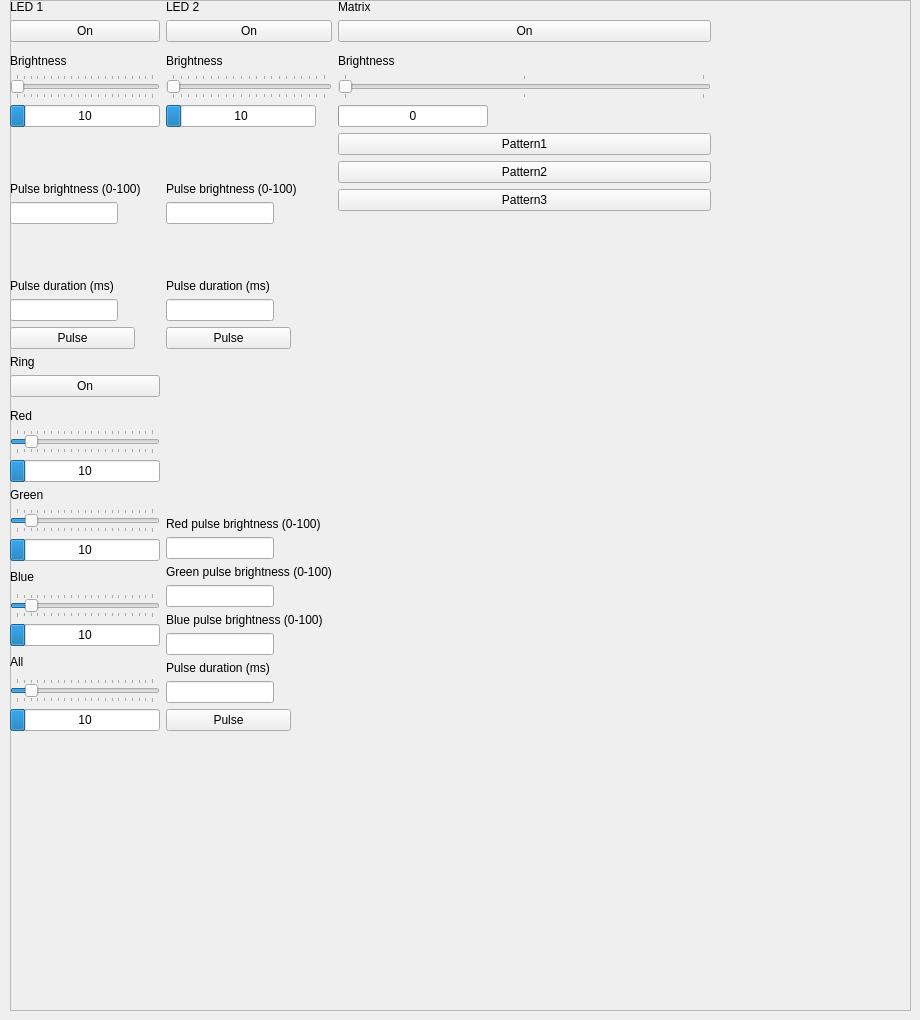
    <widget class="QWidget" name="lightdevices">
     <attribute name="title">
      <string>Light devices</string>
     </attribute>
     <widget class="QFrame" name="ringframe">
      <property name="geometry">
       <rect>
        <x>10</x>
        <y>0</y>
        <width>901</width>
        <height>1011</height>
       </rect>
      </property>
      <property name="frameShape">
       <enum>QFrame::StyledPanel</enum>
      </property>
      <property name="frameShadow">
       <enum>QFrame::Sunken</enum>
      </property>
      <widget class="QWidget" name="gridLayoutWidget_2">
       <property name="geometry">
        <rect>
         <x>0</x>
         <y>0</y>
         <width>701</width>
         <height>731</height>
        </rect>
       </property>
       <layout class="QGridLayout" name="ringgrid_2">
        <item row="1" column="1">
         <layout class="QVBoxLayout" name="verticalLayout_9">
          <item>
           <widget class="QLabel" name="led1label">
            <property name="sizePolicy">
             <sizepolicy hsizetype="Preferred" vsizetype="Maximum">
              <horstretch>0</horstretch>
              <verstretch>0</verstretch>
             </sizepolicy>
            </property>
            <property name="text">
             <string>LED 1</string>
            </property>
           </widget>
          </item>
          <item>
           <widget class="QPushButton" name="led1onbutton">
            <property name="text">
             <string>On</string>
            </property>
            <property name="checkable">
             <bool>true</bool>
            </property>
           </widget>
          </item>
          <item>
           <widget class="QLabel" name="led1brightlabel">
            <property name="sizePolicy">
             <sizepolicy hsizetype="Preferred" vsizetype="Fixed">
              <horstretch>0</horstretch>
              <verstretch>0</verstretch>
             </sizepolicy>
            </property>
            <property name="minimumSize">
             <size>
              <width>0</width>
              <height>20</height>
             </size>
            </property>
            <property name="frameShape">
             <enum>QFrame::NoFrame</enum>
            </property>
            <property name="text">
             <string>Brightness</string>
            </property>
            <property name="alignment">
             <set>Qt::AlignBottom|Qt::AlignLeading|Qt::AlignLeft</set>
            </property>
           </widget>
          </item>
          <item>
           <widget class="QSlider" name="led1slider">
            <property name="sizePolicy">
             <sizepolicy hsizetype="Minimum" vsizetype="Maximum">
              <horstretch>0</horstretch>
              <verstretch>0</verstretch>
             </sizepolicy>
            </property>
            <property name="layoutDirection">
             <enum>Qt::LeftToRight</enum>
            </property>
            <property name="maximum">
             <number>100</number>
            </property>
            <property name="orientation">
             <enum>Qt::Horizontal</enum>
            </property>
            <property name="tickPosition">
             <enum>QSlider::TicksBothSides</enum>
            </property>
            <property name="tickInterval">
             <number>5</number>
            </property>
           </widget>
          </item>
          <item>
           <widget class="QProgressBar" name="led1brightindicator">
            <property name="sizePolicy">
             <sizepolicy hsizetype="Maximum" vsizetype="Fixed">
              <horstretch>0</horstretch>
              <verstretch>0</verstretch>
             </sizepolicy>
            </property>
            <property name="minimumSize">
             <size>
              <width>150</width>
              <height>0</height>
             </size>
            </property>
            <property name="value">
             <number>10</number>
            </property>
            <property name="invertedAppearance">
             <bool>false</bool>
            </property>
            <property name="format">
             <string>%v</string>
            </property>
           </widget>
          </item>
          <item>
           <widget class="QLabel" name="pulsedurationlabel_2">
            <property name="sizePolicy">
             <sizepolicy hsizetype="Maximum" vsizetype="Preferred">
              <horstretch>0</horstretch>
              <verstretch>0</verstretch>
             </sizepolicy>
            </property>
            <property name="minimumSize">
             <size>
              <width>100</width>
              <height>0</height>
             </size>
            </property>
            <property name="text">
             <string>Pulse brightness (0-100)</string>
            </property>
            <property name="alignment">
             <set>Qt::AlignBottom|Qt::AlignLeading|Qt::AlignLeft</set>
            </property>
           </widget>
          </item>
          <item>
           <widget class="QLineEdit" name="led1pulsebrightness">
            <property name="sizePolicy">
             <sizepolicy hsizetype="Maximum" vsizetype="Fixed">
              <horstretch>0</horstretch>
              <verstretch>0</verstretch>
             </sizepolicy>
            </property>
            <property name="minimumSize">
             <size>
              <width>100</width>
              <height>0</height>
             </size>
            </property>
           </widget>
          </item>
          <item>
           <widget class="QLabel" name="pulsedurationlabel">
            <property name="sizePolicy">
             <sizepolicy hsizetype="Maximum" vsizetype="Preferred">
              <horstretch>0</horstretch>
              <verstretch>0</verstretch>
             </sizepolicy>
            </property>
            <property name="minimumSize">
             <size>
              <width>100</width>
              <height>0</height>
             </size>
            </property>
            <property name="text">
             <string>Pulse duration (ms)</string>
            </property>
            <property name="alignment">
             <set>Qt::AlignBottom|Qt::AlignLeading|Qt::AlignLeft</set>
            </property>
           </widget>
          </item>
          <item>
           <widget class="QLineEdit" name="led1pulseduration">
            <property name="sizePolicy">
             <sizepolicy hsizetype="Maximum" vsizetype="Fixed">
              <horstretch>0</horstretch>
              <verstretch>0</verstretch>
             </sizepolicy>
            </property>
            <property name="minimumSize">
             <size>
              <width>100</width>
              <height>0</height>
             </size>
            </property>
           </widget>
          </item>
          <item>
           <widget class="QPushButton" name="led1pulsebutton">
            <property name="sizePolicy">
             <sizepolicy hsizetype="Fixed" vsizetype="Fixed">
              <horstretch>0</horstretch>
              <verstretch>0</verstretch>
             </sizepolicy>
            </property>
            <property name="minimumSize">
             <size>
              <width>125</width>
              <height>0</height>
             </size>
            </property>
            <property name="text">
             <string>Pulse</string>
            </property>
           </widget>
          </item>
         </layout>
        </item>
        <item row="1" column="3">
         <layout class="QVBoxLayout" name="verticalLayout_8">
          <item>
           <widget class="QLabel" name="matrixlabel">
            <property name="sizePolicy">
             <sizepolicy hsizetype="Preferred" vsizetype="Maximum">
              <horstretch>0</horstretch>
              <verstretch>0</verstretch>
             </sizepolicy>
            </property>
            <property name="text">
             <string>Matrix</string>
            </property>
            <property name="alignment">
             <set>Qt::AlignLeading|Qt::AlignLeft|Qt::AlignTop</set>
            </property>
           </widget>
          </item>
          <item>
           <widget class="QPushButton" name="matrixonbutton">
            <property name="text">
             <string>On</string>
            </property>
            <property name="checkable">
             <bool>true</bool>
            </property>
           </widget>
          </item>
          <item>
           <widget class="QLabel" name="matbrightlabel">
            <property name="sizePolicy">
             <sizepolicy hsizetype="Preferred" vsizetype="Fixed">
              <horstretch>0</horstretch>
              <verstretch>0</verstretch>
             </sizepolicy>
            </property>
            <property name="minimumSize">
             <size>
              <width>0</width>
              <height>20</height>
             </size>
            </property>
            <property name="frameShape">
             <enum>QFrame::NoFrame</enum>
            </property>
            <property name="text">
             <string>Brightness</string>
            </property>
            <property name="alignment">
             <set>Qt::AlignBottom|Qt::AlignLeading|Qt::AlignLeft</set>
            </property>
           </widget>
          </item>
          <item>
           <widget class="QSlider" name="matrixslider">
            <property name="sizePolicy">
             <sizepolicy hsizetype="Minimum" vsizetype="Maximum">
              <horstretch>0</horstretch>
              <verstretch>0</verstretch>
             </sizepolicy>
            </property>
            <property name="layoutDirection">
             <enum>Qt::LeftToRight</enum>
            </property>
            <property name="maximum">
             <number>10</number>
            </property>
            <property name="orientation">
             <enum>Qt::Horizontal</enum>
            </property>
            <property name="tickPosition">
             <enum>QSlider::TicksBothSides</enum>
            </property>
            <property name="tickInterval">
             <number>5</number>
            </property>
           </widget>
          </item>
          <item>
           <widget class="QProgressBar" name="matbrightindicator">
            <property name="sizePolicy">
             <sizepolicy hsizetype="Maximum" vsizetype="Fixed">
              <horstretch>0</horstretch>
              <verstretch>0</verstretch>
             </sizepolicy>
            </property>
            <property name="minimumSize">
             <size>
              <width>150</width>
              <height>0</height>
             </size>
            </property>
            <property name="maximum">
             <number>10</number>
            </property>
            <property name="value">
             <number>0</number>
            </property>
            <property name="invertedAppearance">
             <bool>false</bool>
            </property>
            <property name="format">
             <string>%p</string>
            </property>
           </widget>
          </item>
          <item>
           <widget class="QPushButton" name="matrixpat1">
            <property name="text">
             <string>Pattern1</string>
            </property>
           </widget>
          </item>
          <item>
           <widget class="QPushButton" name="matrixpat2">
            <property name="text">
             <string>Pattern2</string>
            </property>
           </widget>
          </item>
          <item>
           <widget class="QPushButton" name="matrixpat3">
            <property name="text">
             <string>Pattern3</string>
            </property>
           </widget>
          </item>
          <item>
           <spacer name="verticalSpacer_2">
            <property name="orientation">
             <enum>Qt::Vertical</enum>
            </property>
            <property name="sizeHint" stdset="0">
             <size>
              <width>20</width>
              <height>20</height>
             </size>
            </property>
           </spacer>
          </item>
         </layout>
        </item>
        <item row="1" column="2">
         <layout class="QVBoxLayout" name="verticalLayout_10">
          <item>
           <widget class="QLabel" name="led2label">
            <property name="sizePolicy">
             <sizepolicy hsizetype="Preferred" vsizetype="Maximum">
              <horstretch>0</horstretch>
              <verstretch>0</verstretch>
             </sizepolicy>
            </property>
            <property name="text">
             <string>LED 2</string>
            </property>
           </widget>
          </item>
          <item>
           <widget class="QPushButton" name="led2onbutton">
            <property name="text">
             <string>On</string>
            </property>
            <property name="checkable">
             <bool>true</bool>
            </property>
           </widget>
          </item>
          <item>
           <widget class="QLabel" name="led2brightlabel_2">
            <property name="sizePolicy">
             <sizepolicy hsizetype="Preferred" vsizetype="Fixed">
              <horstretch>0</horstretch>
              <verstretch>0</verstretch>
             </sizepolicy>
            </property>
            <property name="minimumSize">
             <size>
              <width>0</width>
              <height>20</height>
             </size>
            </property>
            <property name="frameShape">
             <enum>QFrame::NoFrame</enum>
            </property>
            <property name="text">
             <string>Brightness</string>
            </property>
            <property name="alignment">
             <set>Qt::AlignBottom|Qt::AlignLeading|Qt::AlignLeft</set>
            </property>
           </widget>
          </item>
          <item>
           <widget class="QSlider" name="led2slider">
            <property name="sizePolicy">
             <sizepolicy hsizetype="Minimum" vsizetype="Maximum">
              <horstretch>0</horstretch>
              <verstretch>0</verstretch>
             </sizepolicy>
            </property>
            <property name="layoutDirection">
             <enum>Qt::LeftToRight</enum>
            </property>
            <property name="maximum">
             <number>100</number>
            </property>
            <property name="orientation">
             <enum>Qt::Horizontal</enum>
            </property>
            <property name="tickPosition">
             <enum>QSlider::TicksBothSides</enum>
            </property>
            <property name="tickInterval">
             <number>5</number>
            </property>
           </widget>
          </item>
          <item>
           <widget class="QProgressBar" name="led2brightindicator">
            <property name="sizePolicy">
             <sizepolicy hsizetype="Maximum" vsizetype="Fixed">
              <horstretch>0</horstretch>
              <verstretch>0</verstretch>
             </sizepolicy>
            </property>
            <property name="minimumSize">
             <size>
              <width>150</width>
              <height>0</height>
             </size>
            </property>
            <property name="value">
             <number>10</number>
            </property>
            <property name="invertedAppearance">
             <bool>false</bool>
            </property>
            <property name="format">
             <string>%v</string>
            </property>
           </widget>
          </item>
          <item>
           <widget class="QLabel" name="led2pulsebrightlabel">
            <property name="sizePolicy">
             <sizepolicy hsizetype="Maximum" vsizetype="Preferred">
              <horstretch>0</horstretch>
              <verstretch>0</verstretch>
             </sizepolicy>
            </property>
            <property name="minimumSize">
             <size>
              <width>100</width>
              <height>0</height>
             </size>
            </property>
            <property name="text">
             <string>Pulse brightness (0-100)</string>
            </property>
            <property name="alignment">
             <set>Qt::AlignBottom|Qt::AlignLeading|Qt::AlignLeft</set>
            </property>
           </widget>
          </item>
          <item>
           <widget class="QLineEdit" name="led2pulsebrightness">
            <property name="sizePolicy">
             <sizepolicy hsizetype="Maximum" vsizetype="Fixed">
              <horstretch>0</horstretch>
              <verstretch>0</verstretch>
             </sizepolicy>
            </property>
            <property name="minimumSize">
             <size>
              <width>100</width>
              <height>0</height>
             </size>
            </property>
           </widget>
          </item>
          <item>
           <widget class="QLabel" name="led2pulsedurlabel">
            <property name="sizePolicy">
             <sizepolicy hsizetype="Maximum" vsizetype="Preferred">
              <horstretch>0</horstretch>
              <verstretch>0</verstretch>
             </sizepolicy>
            </property>
            <property name="minimumSize">
             <size>
              <width>100</width>
              <height>0</height>
             </size>
            </property>
            <property name="text">
             <string>Pulse duration (ms)</string>
            </property>
            <property name="alignment">
             <set>Qt::AlignBottom|Qt::AlignLeading|Qt::AlignLeft</set>
            </property>
           </widget>
          </item>
          <item>
           <widget class="QLineEdit" name="led2pulseduration">
            <property name="sizePolicy">
             <sizepolicy hsizetype="Maximum" vsizetype="Fixed">
              <horstretch>0</horstretch>
              <verstretch>0</verstretch>
             </sizepolicy>
            </property>
            <property name="minimumSize">
             <size>
              <width>100</width>
              <height>0</height>
             </size>
            </property>
           </widget>
          </item>
          <item>
           <widget class="QPushButton" name="led2pulsebutton">
            <property name="sizePolicy">
             <sizepolicy hsizetype="Fixed" vsizetype="Fixed">
              <horstretch>0</horstretch>
              <verstretch>0</verstretch>
             </sizepolicy>
            </property>
            <property name="minimumSize">
             <size>
              <width>125</width>
              <height>0</height>
             </size>
            </property>
            <property name="text">
             <string>Pulse</string>
            </property>
           </widget>
          </item>
         </layout>
        </item>
        <item row="2" column="1">
         <layout class="QVBoxLayout" name="verticalLayout_2">
          <item>
           <widget class="QLabel" name="label">
            <property name="text">
             <string>Ring</string>
            </property>
           </widget>
          </item>
          <item>
           <widget class="QPushButton" name="ringonbutton">
            <property name="sizePolicy">
             <sizepolicy hsizetype="Preferred" vsizetype="Fixed">
              <horstretch>0</horstretch>
              <verstretch>0</verstretch>
             </sizepolicy>
            </property>
            <property name="minimumSize">
             <size>
              <width>100</width>
              <height>0</height>
             </size>
            </property>
            <property name="text">
             <string>On</string>
            </property>
            <property name="checkable">
             <bool>true</bool>
            </property>
           </widget>
          </item>
          <item>
           <widget class="QLabel" name="redlabel">
            <property name="sizePolicy">
             <sizepolicy hsizetype="Preferred" vsizetype="Fixed">
              <horstretch>0</horstretch>
              <verstretch>0</verstretch>
             </sizepolicy>
            </property>
            <property name="minimumSize">
             <size>
              <width>0</width>
              <height>20</height>
             </size>
            </property>
            <property name="frameShape">
             <enum>QFrame::NoFrame</enum>
            </property>
            <property name="text">
             <string>Red</string>
            </property>
            <property name="alignment">
             <set>Qt::AlignBottom|Qt::AlignLeading|Qt::AlignLeft</set>
            </property>
           </widget>
          </item>
          <item>
           <widget class="QSlider" name="redslider">
            <property name="sizePolicy">
             <sizepolicy hsizetype="Minimum" vsizetype="Maximum">
              <horstretch>0</horstretch>
              <verstretch>0</verstretch>
             </sizepolicy>
            </property>
            <property name="layoutDirection">
             <enum>Qt::LeftToRight</enum>
            </property>
            <property name="maximum">
             <number>100</number>
            </property>
            <property name="value">
             <number>10</number>
            </property>
            <property name="orientation">
             <enum>Qt::Horizontal</enum>
            </property>
            <property name="invertedControls">
             <bool>false</bool>
            </property>
            <property name="tickPosition">
             <enum>QSlider::TicksBothSides</enum>
            </property>
            <property name="tickInterval">
             <number>5</number>
            </property>
           </widget>
          </item>
          <item>
           <widget class="QProgressBar" name="redindicator">
            <property name="sizePolicy">
             <sizepolicy hsizetype="Maximum" vsizetype="Fixed">
              <horstretch>0</horstretch>
              <verstretch>0</verstretch>
             </sizepolicy>
            </property>
            <property name="minimumSize">
             <size>
              <width>150</width>
              <height>0</height>
             </size>
            </property>
            <property name="value">
             <number>10</number>
            </property>
            <property name="invertedAppearance">
             <bool>false</bool>
            </property>
            <property name="format">
             <string>%v</string>
            </property>
           </widget>
          </item>
          <item>
           <widget class="QLabel" name="greenlabel">
            <property name="sizePolicy">
             <sizepolicy hsizetype="Minimum" vsizetype="Minimum">
              <horstretch>0</horstretch>
              <verstretch>0</verstretch>
             </sizepolicy>
            </property>
            <property name="maximumSize">
             <size>
              <width>16777215</width>
              <height>20</height>
             </size>
            </property>
            <property name="text">
             <string>Green</string>
            </property>
            <property name="alignment">
             <set>Qt::AlignBottom|Qt::AlignLeading|Qt::AlignLeft</set>
            </property>
           </widget>
          </item>
          <item>
           <widget class="QSlider" name="greenslider">
            <property name="sizePolicy">
             <sizepolicy hsizetype="Minimum" vsizetype="Maximum">
              <horstretch>0</horstretch>
              <verstretch>0</verstretch>
             </sizepolicy>
            </property>
            <property name="baseSize">
             <size>
              <width>0</width>
              <height>0</height>
             </size>
            </property>
            <property name="maximum">
             <number>100</number>
            </property>
            <property name="value">
             <number>10</number>
            </property>
            <property name="orientation">
             <enum>Qt::Horizontal</enum>
            </property>
            <property name="tickPosition">
             <enum>QSlider::TicksBothSides</enum>
            </property>
            <property name="tickInterval">
             <number>5</number>
            </property>
           </widget>
          </item>
          <item>
           <widget class="QProgressBar" name="greenindicator">
            <property name="sizePolicy">
             <sizepolicy hsizetype="Maximum" vsizetype="Fixed">
              <horstretch>0</horstretch>
              <verstretch>0</verstretch>
             </sizepolicy>
            </property>
            <property name="minimumSize">
             <size>
              <width>150</width>
              <height>0</height>
             </size>
            </property>
            <property name="value">
             <number>10</number>
            </property>
            <property name="format">
             <string>%v</string>
            </property>
           </widget>
          </item>
          <item>
           <widget class="QLabel" name="bluelabel">
            <property name="sizePolicy">
             <sizepolicy hsizetype="Preferred" vsizetype="Fixed">
              <horstretch>0</horstretch>
              <verstretch>0</verstretch>
             </sizepolicy>
            </property>
            <property name="minimumSize">
             <size>
              <width>0</width>
              <height>20</height>
             </size>
            </property>
            <property name="text">
             <string>Blue</string>
            </property>
            <property name="alignment">
             <set>Qt::AlignLeading|Qt::AlignLeft|Qt::AlignVCenter</set>
            </property>
           </widget>
          </item>
          <item>
           <widget class="QSlider" name="blueslider">
            <property name="sizePolicy">
             <sizepolicy hsizetype="Minimum" vsizetype="Maximum">
              <horstretch>0</horstretch>
              <verstretch>0</verstretch>
             </sizepolicy>
            </property>
            <property name="maximum">
             <number>100</number>
            </property>
            <property name="value">
             <number>10</number>
            </property>
            <property name="orientation">
             <enum>Qt::Horizontal</enum>
            </property>
            <property name="tickPosition">
             <enum>QSlider::TicksBothSides</enum>
            </property>
            <property name="tickInterval">
             <number>5</number>
            </property>
           </widget>
          </item>
          <item>
           <widget class="QProgressBar" name="blueindicator">
            <property name="sizePolicy">
             <sizepolicy hsizetype="Maximum" vsizetype="Fixed">
              <horstretch>0</horstretch>
              <verstretch>0</verstretch>
             </sizepolicy>
            </property>
            <property name="minimumSize">
             <size>
              <width>150</width>
              <height>0</height>
             </size>
            </property>
            <property name="value">
             <number>10</number>
            </property>
            <property name="invertedAppearance">
             <bool>false</bool>
            </property>
            <property name="format">
             <string>%v</string>
            </property>
           </widget>
          </item>
          <item>
           <widget class="QLabel" name="bluelabel_2">
            <property name="sizePolicy">
             <sizepolicy hsizetype="Preferred" vsizetype="Fixed">
              <horstretch>0</horstretch>
              <verstretch>0</verstretch>
             </sizepolicy>
            </property>
            <property name="minimumSize">
             <size>
              <width>0</width>
              <height>20</height>
             </size>
            </property>
            <property name="text">
             <string>All</string>
            </property>
            <property name="alignment">
             <set>Qt::AlignLeading|Qt::AlignLeft|Qt::AlignVCenter</set>
            </property>
           </widget>
          </item>
          <item>
           <widget class="QSlider" name="allslider">
            <property name="sizePolicy">
             <sizepolicy hsizetype="Preferred" vsizetype="Maximum">
              <horstretch>0</horstretch>
              <verstretch>0</verstretch>
             </sizepolicy>
            </property>
            <property name="inputMethodHints">
             <set>Qt::ImhDigitsOnly</set>
            </property>
            <property name="maximum">
             <number>100</number>
            </property>
            <property name="value">
             <number>10</number>
            </property>
            <property name="orientation">
             <enum>Qt::Horizontal</enum>
            </property>
            <property name="tickPosition">
             <enum>QSlider::TicksBothSides</enum>
            </property>
            <property name="tickInterval">
             <number>5</number>
            </property>
           </widget>
          </item>
          <item>
           <widget class="QProgressBar" name="allindicator">
            <property name="sizePolicy">
             <sizepolicy hsizetype="Maximum" vsizetype="Fixed">
              <horstretch>0</horstretch>
              <verstretch>0</verstretch>
             </sizepolicy>
            </property>
            <property name="minimumSize">
             <size>
              <width>150</width>
              <height>0</height>
             </size>
            </property>
            <property name="value">
             <number>10</number>
            </property>
            <property name="format">
             <string>%v</string>
            </property>
           </widget>
          </item>
         </layout>
        </item>
        <item row="2" column="2">
         <layout class="QVBoxLayout" name="verticalLayout_7">
          <property name="sizeConstraint">
           <enum>QLayout::SetDefaultConstraint</enum>
          </property>
          <item>
           <layout class="QVBoxLayout" name="verticalLayout_4">
            <item>
             <spacer name="verticalSpacer">
              <property name="orientation">
               <enum>Qt::Vertical</enum>
              </property>
              <property name="sizeHint" stdset="0">
               <size>
                <width>20</width>
                <height>40</height>
               </size>
              </property>
             </spacer>
            </item>
            <item>
             <widget class="QLabel" name="greenpulselable_2">
              <property name="sizePolicy">
               <sizepolicy hsizetype="Fixed" vsizetype="Preferred">
                <horstretch>0</horstretch>
                <verstretch>0</verstretch>
               </sizepolicy>
              </property>
              <property name="minimumSize">
               <size>
                <width>100</width>
                <height>0</height>
               </size>
              </property>
              <property name="text">
               <string>Red pulse brightness (0-100)</string>
              </property>
             </widget>
            </item>
            <item>
             <widget class="QLineEdit" name="redpulse">
              <property name="sizePolicy">
               <sizepolicy hsizetype="Fixed" vsizetype="Fixed">
                <horstretch>0</horstretch>
                <verstretch>0</verstretch>
               </sizepolicy>
              </property>
              <property name="minimumSize">
               <size>
                <width>20</width>
                <height>0</height>
               </size>
              </property>
             </widget>
            </item>
            <item>
             <widget class="QLabel" name="greenpulselabel">
              <property name="text">
               <string>Green pulse brightness (0-100)</string>
              </property>
             </widget>
            </item>
            <item>
             <widget class="QLineEdit" name="greenpulse">
              <property name="sizePolicy">
               <sizepolicy hsizetype="Maximum" vsizetype="Fixed">
                <horstretch>0</horstretch>
                <verstretch>0</verstretch>
               </sizepolicy>
              </property>
              <property name="minimumSize">
               <size>
                <width>20</width>
                <height>0</height>
               </size>
              </property>
             </widget>
            </item>
            <item>
             <widget class="QLabel" name="bluepulselabel">
              <property name="text">
               <string>Blue pulse brightness (0-100)</string>
              </property>
             </widget>
            </item>
            <item>
             <widget class="QLineEdit" name="bluepulse">
              <property name="sizePolicy">
               <sizepolicy hsizetype="Maximum" vsizetype="Fixed">
                <horstretch>0</horstretch>
                <verstretch>0</verstretch>
               </sizepolicy>
              </property>
              <property name="minimumSize">
               <size>
                <width>20</width>
                <height>0</height>
               </size>
              </property>
             </widget>
            </item>
           </layout>
          </item>
          <item>
           <widget class="QLabel" name="ringpulsedurlabel_2">
            <property name="sizePolicy">
             <sizepolicy hsizetype="Maximum" vsizetype="Preferred">
              <horstretch>0</horstretch>
              <verstretch>0</verstretch>
             </sizepolicy>
            </property>
            <property name="minimumSize">
             <size>
              <width>100</width>
              <height>0</height>
             </size>
            </property>
            <property name="text">
             <string>Pulse duration (ms)</string>
            </property>
            <property name="alignment">
             <set>Qt::AlignBottom|Qt::AlignLeading|Qt::AlignLeft</set>
            </property>
           </widget>
          </item>
          <item>
           <widget class="QLineEdit" name="ringpulsedurinput">
            <property name="sizePolicy">
             <sizepolicy hsizetype="Maximum" vsizetype="Fixed">
              <horstretch>0</horstretch>
              <verstretch>0</verstretch>
             </sizepolicy>
            </property>
            <property name="minimumSize">
             <size>
              <width>100</width>
              <height>0</height>
             </size>
            </property>
           </widget>
          </item>
          <item>
           <widget class="QPushButton" name="ringpulsebutton">
            <property name="sizePolicy">
             <sizepolicy hsizetype="Fixed" vsizetype="Fixed">
              <horstretch>0</horstretch>
              <verstretch>0</verstretch>
             </sizepolicy>
            </property>
            <property name="minimumSize">
             <size>
              <width>125</width>
              <height>0</height>
             </size>
            </property>
            <property name="text">
             <string>Pulse</string>
            </property>
           </widget>
          </item>
         </layout>
        </item>
       </layout>
      </widget>
     </widget>
    </widget>
